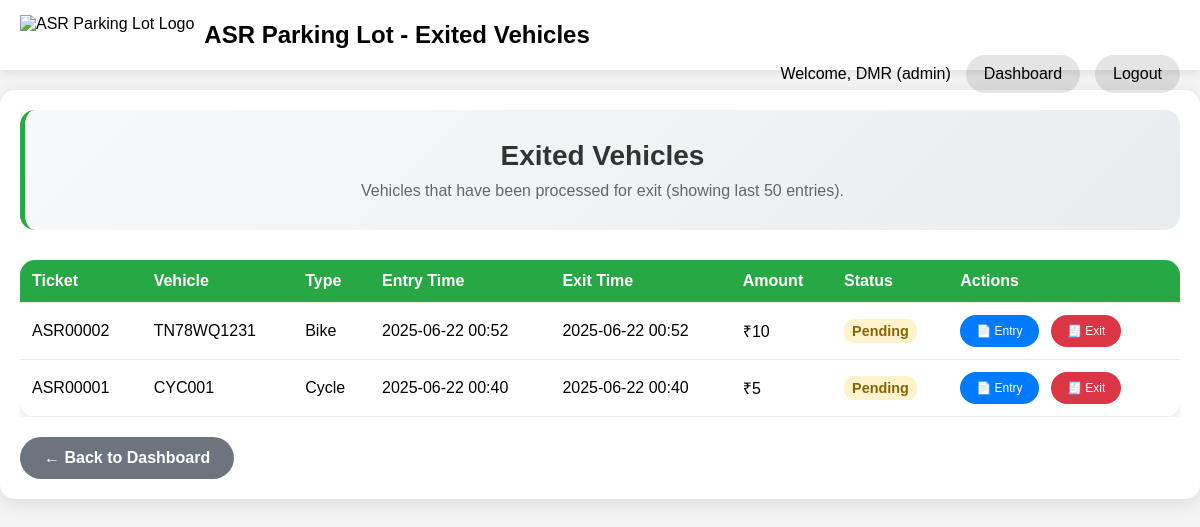
The app's page /staff/exited-vehicles (signed in), older data.
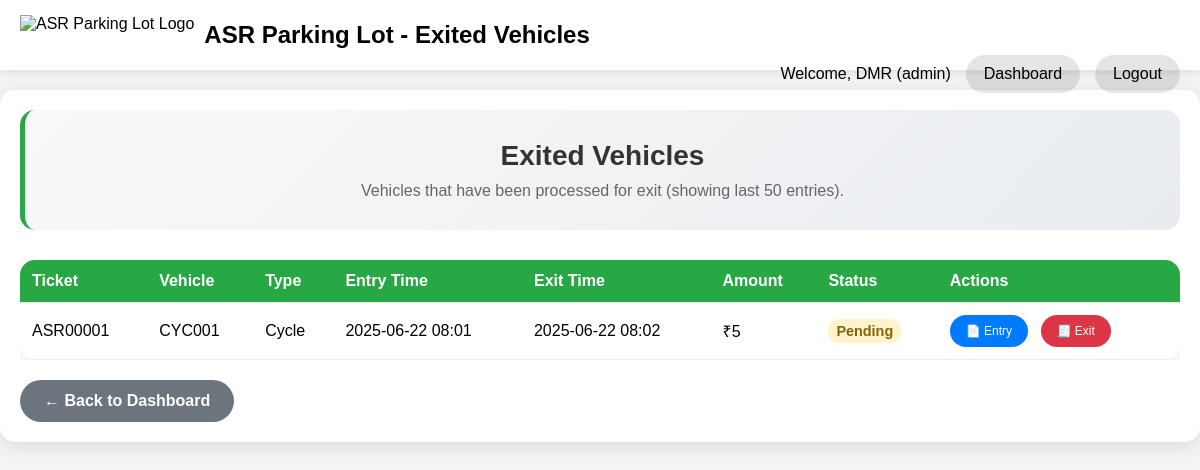
The same page, newer data.
### app/models.py (models this page shows, shortened)
class User(UserMixin, db.Model):
    id = db.Column(db.Integer, primary_key=True)
    username = db.Column(db.String(80), index=True, unique=True, nullable=False)
    email = db.Column(db.String(120), index=True, unique=True, nullable=False)
    password_hash = db.Column(db.String(256))
    role = db.Column(db.String(10), index=True, nullable=False, default='staff') # 'admin' or 'staff'

class Entry(db.Model):
    id = db.Column(db.Integer, primary_key=True)
    ticket_number = db.Column(db.String(20), unique=True, nullable=False)
    vehicle_type = db.Column(db.String(50), nullable=False)
    vehicle_number = db.Column(db.String(20), nullable=False)
    phone = db.Column(db.String(15), nullable=False)
    device = db.Column(db.String(50), nullable=False)
    entry_time = db.Column(db.DateTime, default=get_current_ist, nullable=False)
    exit_time = db.Column(db.DateTime, nullable=True)
    paid = db.Column(db.Boolean, default=False, nullable=False)
    amount = db.Column(db.Float, nullable=True)

### app/routes.py (the view)
@main.route('/staff/exited-vehicles')
@login_required
def exited_vehicles():
    if current_user.role not in ['admin', 'staff']:
        flash('Access denied. Staff or Admin privileges required.', 'error')
        return redirect(url_for('main.index'))
    exited_vehicles = Entry.query.filter(
        Entry.exit_time.is_not(None)
    ).order_by(Entry.exit_time.desc()).limit(50).all()
    return render_template('exited_vehicles.html',
                         title='Exited Vehicles',
                         exited_vehicles=exited_vehicles)

### app/utils.py (called while the page is built)
def get_ist_timezone():
    return pytz.timezone('Asia/Kolkata')

def get_ist_time(dt=None):
    ist_tz = get_ist_timezone()
    if dt is None:
        return datetime.now(ist_tz)
    if dt.tzinfo is None:
        return ist_tz.localize(dt)
    return dt.astimezone(ist_tz)

def format_ist_time(dt, format_str='%Y-%m-%d %H:%M:%S'):
    ist_time = get_ist_time(dt)
    return ist_time.strftime(format_str)

def format_ist_time_medium(dt):
    return format_ist_time(dt, '%Y-%m-%d %H:%M')

### app/templates/exited_vehicles.html (shortened to what this page needs)
<!DOCTYPE html>
<html lang="en">
<head>
</head>
<body>
    <div class="navbar">
        <div class="navbar-logo">
            <img src="{{ url_for('main.public_file', filename='logo.png') }}" alt="ASR Parking Lot Logo">
            <h1>ASR Parking Lot - Exited Vehicles</h1>
        </div>
        <div class="navbar-right">
            <span>Welcome, {{ current_user.username }} ({{ current_user.role }})</span>
            <a href="{{ url_for('main.staff_dashboard') }}">Dashboard</a>
            <a href="{{ url_for('main.logout') }}">Logout</a>
        </div>
    </div>
    <div class="container">
        <div class="header-section">
            <h2>Exited Vehicles</h2>
            <p>Vehicles that have been processed for exit (showing last 50 entries).</p>
        </div>
        {% if exited_vehicles %}
        <div class="vehicles-table">
            <table>
                <thead>
                    <tr>
                        <th>Ticket</th>
                        <th>Vehicle</th>
                        <th>Type</th>
                        <th>Entry Time</th>
                        <th>Exit Time</th>
                        <th>Amount</th>
                        <th>Status</th>
                        <th>Actions</th>
                    </tr>
                </thead>
                <tbody>
                    {% for vehicle in exited_vehicles %}
                    <tr>
                        <td>{{ vehicle.ticket_number }}</td>
                        <td>{{ vehicle.vehicle_number }}</td>
                        <td>{{ vehicle.vehicle_type }}</td>
                        <td>{{ vehicle.entry_time | ist_medium }}</td>
                        <td>{{ vehicle.exit_time | ist_medium }}</td>
                        <td>₹{{ "%.0f"|format(vehicle.amount or 0) }}</td>
                        <td>
                            {% if vehicle.paid %}
                                <span class="status-paid">Paid</span>
                            {% else %}
                                <span class="status-pending">Pending</span>
                            {% endif %}
                        </td>
                        <td>
                            <a href="{{ url_for('main.print_receipt', entry_id=vehicle.id) }}"
                               target="_blank"
                               class="action-btn">
                                📄 Entry
                            </a>
                            <a href="{{ url_for('main.exit_receipt', entry_id=vehicle.id) }}"
                               target="_blank"
                               class="action-btn exit">
                                🧾 Exit
                            </a>
                        </td>
                    </tr>
                    {% endfor %}
                </tbody>
            </table>
        </div>
        {% else %}
        <div class="no-vehicles">
            <h3>No Exited Vehicles</h3>
            <p>No vehicles have been processed for exit yet.</p>
        </div>
        {% endif %}
        <a href="{{ url_for('main.staff_dashboard') }}" class="back-btn">← Back to Dashboard</a>
    </div>
</body>
</html>

### app/templates/exited_vehicles.html (style rules this page uses)
* { box-sizing: border-box; }
body { font-family: Arial, sans-serif; margin: 0; padding: 0; background-color: #f4f4f4; min-height: 100vh; }
.navbar { background-color: white; padding: 15px 20px; color: black; position: sticky; top: 0; z-index: 1000; box-shadow: 0 2px 10px rgba(0,0,0,0.1); }
.navbar h1 { margin: 0; display: inline-block; font-size: clamp(18px, 4vw, 24px); color: black; }
.navbar-logo { display: flex; align-items: center; gap: 10px; flex-wrap: wrap; }
.navbar-logo img { height: clamp(30px, 6vw, 40px); width: auto; }
.navbar-right { float: right; display: flex; align-items: center; gap: 15px; flex-wrap: wrap; color: black; }
.navbar a { color: black; text-decoration: none; padding: 8px 16px; border-radius: 25px; background-color: rgba(0, 0, 0, 0.1); transition: all 0.3s ease; font-weight: 500; border: 2px solid transparent; }
.container { max-width: 1200px; margin: 20px auto; padding: 20px; background: white; border-radius: 15px; box-shadow: 0 4px 20px rgba(0,0,0,0.1); }
.header-section { text-align: center; margin-bottom: 30px; padding: 30px; background: linear-gradient(135deg, #f8f9fa 0%, #e9ecef 100%); border-radius: 15px; border-left: 5px solid #28a745; }
.header-section h2 { color: #333; margin: 0 0 10px 0; font-size: clamp(20px, 5vw, 28px); }
.header-section p { color: #666; margin: 0; font-size: clamp(14px, 3vw, 16px); }
.vehicles-table { overflow-x: auto; }
.vehicles-table table { width: 100%; border-collapse: collapse; background: white; border-radius: 15px; overflow: hidden; box-shadow: 0 4px 15px rgba(0,0,0,0.1); }
.vehicles-table th, .vehicles-table td { padding: 12px; text-align: left; border-bottom: 1px solid #e9ecef; }
.vehicles-table th { background-color: #28a745; color: white; font-weight: bold; }
.status-pending { background-color: #fff3cd; color: #856404; padding: 4px 8px; border-radius: 10px; font-size: 0.9em; font-weight: bold; }
.action-btn { padding: 8px 16px; background-color: #007bff; color: white; text-decoration: none; border-radius: 20px; font-size: 12px; margin-right: 8px; transition: all 0.3s ease; display: inline-flex; align-items: center; justify-content: center; min-height: 32px; font-weight: 500; }
.action-btn.exit { background-color: #dc3545; }
.back-btn { display: inline-block; padding: 12px 24px; background-color: #6c757d; color: white; text-decoration: none; border-radius: 25px; margin-top: 20px; font-weight: bold; transition: all 0.3s ease; }

Row changes from the older to the newer data that the page shows:
removed Entry: ticket_number "ASR00002", vehicle_number "TN78WQ1231", vehicle_type "Bike", entry_time|ist_medium "2025-06-22 00:52", exit_time|ist_medium "2025-06-22 00:52", amount "10", paid "Pending"
changed Entry "ASR00001": entry_time|ist_medium "2025-06-22 00:40" → "2025-06-22 08:01"; exit_time|ist_medium "2025-06-22 00:40" → "2025-06-22 08:02"
